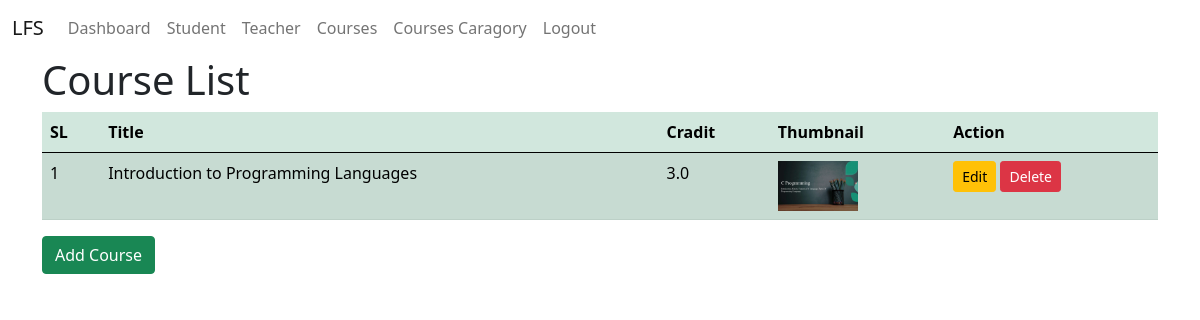
/course-list/ (signed in), run on the app's committed database.
### course/models.py (models this page shows, shortened)
class CourseModel(models.Model):
    title = models.CharField(max_length = 200, null = True)
    description = models.TextField(null = True)
    category = models.ForeignKey(
        CourseCategoryModel,
        on_delete = models.SET_NULL,
        related_name = 'course_category',
        null = True,
    )
    course_fee = models.FloatField(null=True)
    course_module = models.TextField(null=True)
    course_thumbnail = models.ImageField(upload_to = 'media/course_img', null=True)
    credit = models.FloatField(null=True)
    created_by = models.ForeignKey(
        'user_auth.UserInfoModel',
        on_delete=models.SET_NULL,
        related_name='course_creator',
        null=True
    )

### course/views.py (the view)
# urls.py: path('course-list/', course_list, name='course_list'),
@login_required
def course_list(request):
    course_list_data = CourseModel.objects.all()
    context = {
        'course_list_data': course_list_data,
    }
    return render(request, 'course_list.html', context)

### course/templates/course_list.html (shortened to what this page needs)
{% extends 'master/base.html' %}
{% load crispy_forms_tags %}
{% block body %}
    <h1>Course List</h1>
    <table class="table table-success table-striped">
        <thead>
            <tr>
                <th>SL</th>
                <th>Title</th>
                <th>Cradit</th>
                <th>Thumbnail</th>
                <th>Action</th>
            </tr>
        </thead>
        <tbody>
            {% for data in course_list_data  %}
                <tr>
                    <td>{{forloop.counter}}</td>
                    <td>{{data.title}}</td>
                    <td>{{data.credit}}</td>
                    <td>
                        <img src="{{data.course_thumbnail.url}}" width="80px" height="50px" alt="">
                    </td>
                    <td>
                        <a href="{% url 'edit_course' data.id %}" class="btn btn-sm btn-warning">Edit</a>
                        <a href="{% url 'delete_course' data.id %}" class="btn btn-sm btn-danger" onclick="return confirm('Are you sure you want to delete this student?');">Delete</a>
                    </td>
                </tr>
            {% endfor %}
        </tbody>
    </table>
<a href="{% url 'add_course' %}" class="btn btn-success">Add Course</a>
{% endblock body %}

### data on the page
CourseModel: title "Introduction to Programming Languages", credit "3.0", course_thumbnail (picture)
